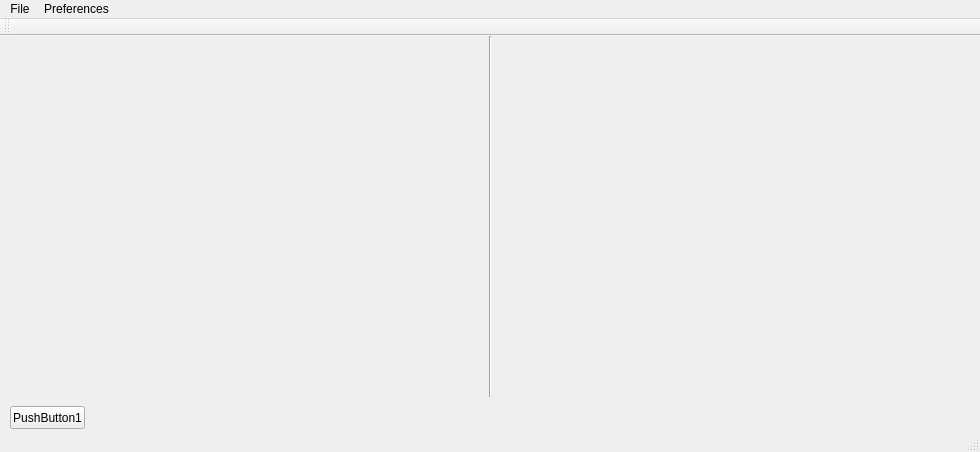
<?xml version="1.0" encoding="UTF-8"?>
<ui version="4.0">
 <class>ViewerClass</class>
 <widget class="QMainWindow" name="ViewerClass">
  <property name="geometry">
   <rect>
    <x>0</x>
    <y>0</y>
    <width>980</width>
    <height>452</height>
   </rect>
  </property>
  <property name="windowTitle">
   <string>Viewer</string>
  </property>
  <widget class="QWidget" name="centralWidget">
   <widget class="QWidget" name="main_widget_left" native="true">
    <property name="geometry">
     <rect>
      <x>0</x>
      <y>0</y>
      <width>480</width>
      <height>360</height>
     </rect>
    </property>
   </widget>
   <widget class="QWidget" name="main_widget_right" native="true">
    <property name="geometry">
     <rect>
      <x>500</x>
      <y>0</y>
      <width>480</width>
      <height>360</height>
     </rect>
    </property>
   </widget>
   <widget class="Line" name="line">
    <property name="geometry">
     <rect>
      <x>480</x>
      <y>0</y>
      <width>21</width>
      <height>361</height>
     </rect>
    </property>
    <property name="orientation">
     <enum>Qt::Vertical</enum>
    </property>
   </widget>
   <widget class="QPushButton" name="pushButton">
    <property name="geometry">
     <rect>
      <x>10</x>
      <y>370</y>
      <width>75</width>
      <height>23</height>
     </rect>
    </property>
    <property name="text">
     <string>PushButton1</string>
    </property>
   </widget>
  </widget>
  <widget class="QMenuBar" name="menuBar">
   <property name="geometry">
    <rect>
     <x>0</x>
     <y>0</y>
     <width>980</width>
     <height>21</height>
    </rect>
   </property>
   <widget class="QMenu" name="menuFile">
    <property name="title">
     <string>File</string>
    </property>
    <addaction name="main_action_quit"/>
   </widget>
   <widget class="QMenu" name="menuPreferences">
    <property name="title">
     <string>Preferences</string>
    </property>
    <addaction name="main_action_preferences"/>
   </widget>
   <addaction name="menuFile"/>
   <addaction name="menuPreferences"/>
  </widget>
  <widget class="QToolBar" name="mainToolBar">
   <attribute name="toolBarArea">
    <enum>TopToolBarArea</enum>
   </attribute>
   <attribute name="toolBarBreak">
    <bool>false</bool>
   </attribute>
  </widget>
  <widget class="QStatusBar" name="statusBar"/>
  <action name="main_action_quit">
   <property name="text">
    <string>Quit</string>
   </property>
  </action>
  <action name="main_action_preferences">
   <property name="text">
    <string>Preferences</string>
   </property>
  </action>
 </widget>
 <layoutdefault spacing="6" margin="11"/>
 <resources>
  <include location="viewer.qrc"/>
 </resources>
 <connections/>
</ui>
